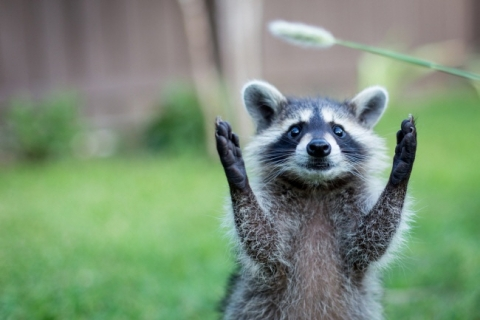
#> input picture data/raccoon_1.jpg, 480 x 320 px
$ python yolo_augmentation.py --path data
#> lines starting #> are read from the running program, lines starting #| are printed output that depends on the picture
import filters.filter as fil

import os
import re
import sys
import cv2

from tqdm import tqdm
import argparse

# get list-----------------------------------------------------
def get_folder_list(_path,_format):
#> called with _path = 'data', _format = 'jpg'
    files = []
    img_files = []

    for filename in os.listdir(_path):
        if os.path.isfile(os.path.join(_path, filename)):
            files.append(filename)

    regex = re.compile(r'('+_format+')$')
    for name in files:
        if regex.search(name):
            img_files.append(name)

    return img_files

# flip(x2)-----------------------------------------------------
def flip_img(_path,_img_files,_format,bar):
#> called with _path = 'data', _format = 'jpg'
    for img_name in _img_files:
        name_only = img_name[:-4]
        img = cv2.imread(os.path.join(_path,img_name))
#> img is the input picture: shape (320, 480, 3); mean B, G, R 119, 143.5, 122

        cv2.imwrite(os.path.join(_path,name_only)+"_flip."+_format , cv2.flip(img,1))
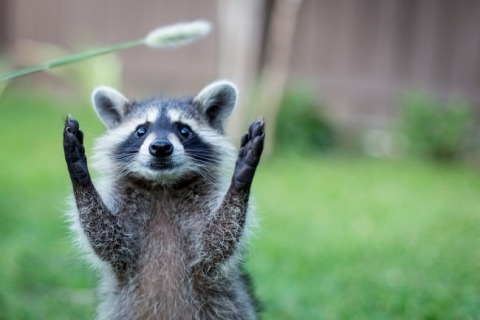
#> saved as raccoon_1_flip.jpg: shape (320, 480, 3); mean B, G, R 119, 143.5, 122

#> (the run stopped early here; a loop or call above may not have finished)
